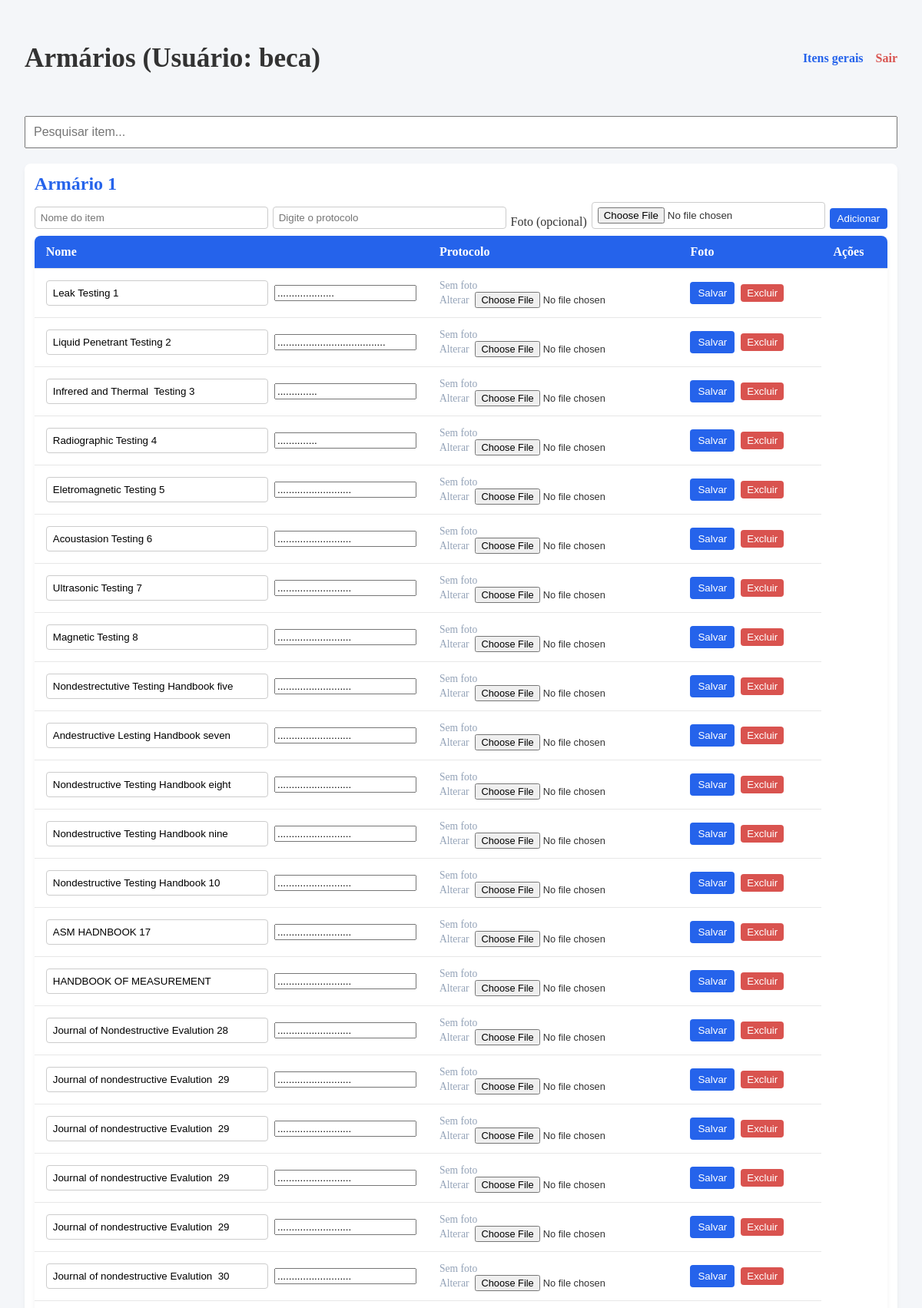
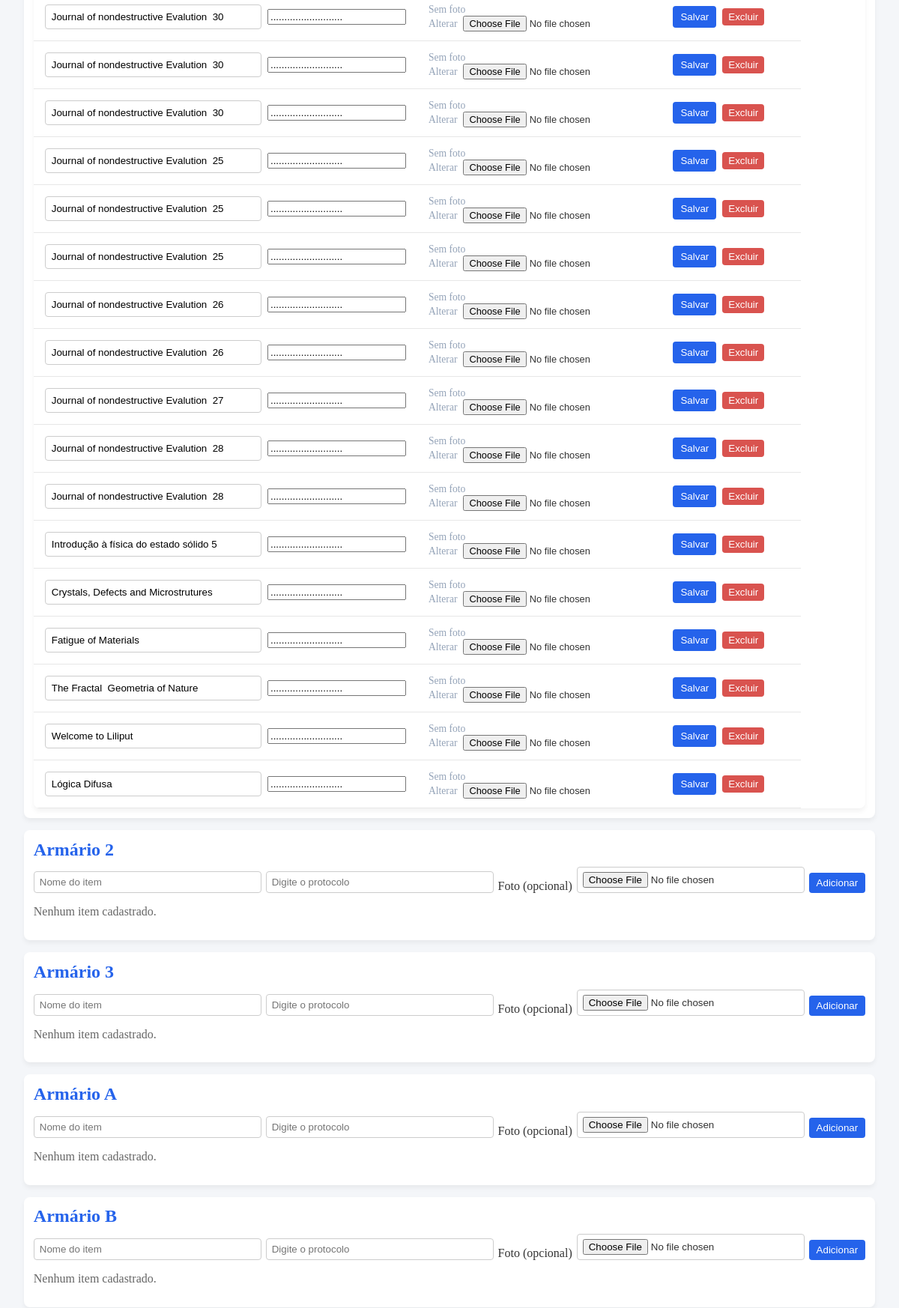
Screenshot of /armarios (signed in, upper part) with the database file from the repository (2 pictures, top to bottom).
### tables this page shows
CREATE TABLE itens_armario (
            id INTEGER PRIMARY KEY AUTOINCREMENT,
            armario_id INTEGER NOT NULL,
            nome_item TEXT NOT NULL, imagem TEXT, protocolo TEXT DEFAULT '',
            FOREIGN KEY (armario_id) REFERENCES armarios(id)
        );

CREATE TABLE armarios (
            id INTEGER PRIMARY KEY AUTOINCREMENT,
            nome TEXT NOT NULL UNIQUE
        , imagem TEXT, protocolo TEXT DEFAULT '');

### app.py (the view)
@app.route('/armarios')
def armarios_page():
    if 'usuario' not in session:
        return redirect(url_for('login_page'))
    armarios = listar_armarios_com_itens()
    return render_template('armarios.html', armarios=armarios, usuario=session['usuario'])

### database.py (called while the page is built)
def listar_armarios_com_itens():
    conexao = sqlite3.connect("estoque.db")
    cursor = conexao.cursor()
    cursor.execute(
        """
        SELECT a.id, a.nome, ia.id, ia.nome_item, ia.imagem, ia.protocolo
        FROM armarios AS a
        LEFT JOIN itens_armario AS ia ON ia.armario_id = a.id
        ORDER BY a.id, ia.id
        """
    )
    armarios = {}
    for armario_id, nome, item_id, nome_item, imagem, protocolo in cursor.fetchall():
        if armario_id not in armarios:
            armarios[armario_id] = {"id": armario_id, "nome": nome, "itens": []}
        if item_id is not None:
            armarios[armario_id]["itens"].append(
                {"id": item_id, "nome": nome_item, "imagem": imagem, "protocolo": protocolo}
            )
    conexao.close()
    return list(armarios.values())

### templates/armarios.html (shortened to what this page needs)
<!DOCTYPE html>
<html lang="pt-br">
<head>
</head>
<body>
    <div class="header-bar">
        <h1>Armários (Usuário: <b>{{ usuario }}</b>)</h1>
        <div class="header-links">
            <a class="dashboard-link" href="{{ url_for('dashboard') }}">Itens gerais</a>
            <a class="logout-link" href="{{ url_for('logout') }}">Sair</a>
        </div>
    </div>
    <div style="margin-bottom: 20px;">
        <input type="text" id="inputPesquisaGeral" onkeyup="filtrarGeral()" placeholder="Pesquisar item..." style="width:100%; padding: 10px; font-size: 16px;"/>
    </div>
    <div class="armarios-grid">
        {% for armario in armarios %}
        <section class="armario-card">
            <h2>{{ armario.nome }}</h2>
            <form class="armario-form" action="{{ url_for('novo_item_armario', armario_id=armario.id) }}" method="post" enctype="multipart/form-data">
                <input type="text" name="nome_item" placeholder="Nome do item" required>
                 <input type="string" name="protocolo" placeholder="Digite o protocolo" required>
                   Foto (opcional)
                    <input type="file" name="imagem" accept=".jpg,.jpeg,.png,.webp,.gif">
                <button type="submit" class="btn-primary">Adicionar</button>
            </form>
            {% if armario.itens %}
            <table class="armario-itens">
                <thead>
                    <tr>
                        <th>Nome</th>
                        <th>Protocolo</th>
                        <th>Foto</th>
                        <th>Ações</th>
                    </tr>
                </thead>
                <tbody>
                {% for item_armario in armario.itens %}
                <tr>
                    <td>
                        <form id="editar-item-{{ item_armario.id }}" class="item-edit-form" action="{{ url_for('editar_item_armario_rota', item_id=item_armario.id) }}" method="post" enctype="multipart/form-data">
                            <input type="text" name="nome_item" value="{{ item_armario.nome }}" required>
                            <input type="string" name="protocolo_item" value="{{ item_armario.protocolo }}" required>
                        </form>
                    </td>
                    <td>
                        {% if item_armario.imagem %}
                            <img class="item-foto" src="{{ url_for('static', filename='upload/' ~ item_armario.imagem) }}" alt="Foto de {{ item_armario.nome }}">
                        {% else %}
                            <span class="sem-foto">Sem foto</span>
                        {% endif %}
                        <label class="foto-editar">
                            <span class="sem-foto">Alterar</span>
                            <input form="editar-item-{{ item_armario.id }}" type="file" name="imagem" accept=".jpg,.jpeg,.png,.webp,.gif" aria-label="Escolher foto para {{ item_armario.nome }}">
                        </label>
                    </td>
                    <td>
                        <div class="acoes">
                            <button form="editar-item-{{ item_armario.id }}" type="submit" class="btn-primary">Salvar</button>
                            <form class="inline-form" action="{{ url_for('excluir_item_armario_rota', item_id=item_armario.id) }}" method="post">
                                <button type="submit" class="btn-danger">Excluir</button>
                            </form>
                        </div>
                    </td>
                </tr>
                {% endfor %}
                </tbody>
            </table>
            {% else %}
            <p class="vazio">Nenhum item cadastrado.</p>
            {% endif %}
        </section>
        {% endfor %}
    </div>
</body>
</html>

### templates/armarios.html (style rules this page uses)
* { box-sizing: border-box; }
body { margin: 0; padding: 2rem; background: #f4f6f9; color: #333; font-family: Cambria, Cochin, Georgia, Times, 'Times New Roman', serif; }
h1 { font-size: clamp(1.5rem, 3vw, 2.2rem); }
.header-bar { display: flex; justify-content: space-between; align-items: center; gap: 1rem; margin-bottom: 2rem; }
.header-links { display: flex; gap: 1rem; }
.header-links a { font-weight: bold; text-decoration: none; }
.dashboard-link { color: #2563eb; }
.logout-link { color: #d9534f; }
.armarios-grid { display: grid; grid-template-columns: 1fr; gap: 1rem; }
.armario-card { background: #fff; padding: 0.8rem; border-radius: 8px; box-shadow: 0 4px 6px rgba(0,0,0,0.05); }
.armario-card h2 { margin-top: 0; margin-bottom: 0.6rem; color: #2563eb; }
.armario-form { display: flex; flex-wrap: wrap; gap: 6px; margin-bottom: 0.6rem; align-items: end; }
.armario-form input { flex: 150px; min-width: 0; padding: 6px 7px; border: 1px solid #ccc; border-radius: 4px; }
.armario-form button { flex-shrink: 0; padding: 6px 10px; }
.sem-foto { color: #94a3b8; font-size: 0.85rem; }
.btn-primary, .btn-danger { border: none; color: white; padding: 7px 10px; border-radius: 4px; cursor: pointer; }
.btn-primary { background: #2563eb; }
.btn-danger { background: #d9534f; padding: 4px 8px; }
.armario-itens { width: 100%; border-collapse: collapse; background: #fff; border-radius: 8px; overflow: hidden; box-shadow: 0 4px 6px rgba(0,0,0,0.05); }
.armario-itens th, .armario-itens td { padding: 12px 15px; text-align: left; border-bottom: 1px solid #e7e7e7; }
.armario-itens th { background: #2563eb; color: #fff; }
.armario-itens td input[type="text"] { width: 100%; min-width: 130px; padding: 8px; border: 1px solid #ccc; border-radius: 4px; }
.item-edit-form { display: flex; align-items: center; gap: 8px; }
.foto-editar { display: flex; align-items: center; gap: 8px; min-width: 150px; }
.foto-editar input { max-width: 190px; font-size: 0.8rem; }
.acoes { display: flex; gap: 8px; align-items: center; }
.inline-form { margin: 0; }
.vazio { color: #666; }

### rows the page displays
itens_armario: nome "Armário 1", nome_item "Leak Testing 1", protocolo_item "...................."
itens_armario: nome_item "Liquid Penetrant Testing 2", protocolo_item "......................................"
itens_armario: nome_item "Infrered and Thermal Testing 3", protocolo_item ".............."
itens_armario: nome_item "Radiographic Testing 4", protocolo_item ".............."
itens_armario: nome_item "Eletromagnetic Testing 5", protocolo_item ".........................."
itens_armario: nome_item "Acoustasion Testing 6", protocolo_item ".........................."
itens_armario: nome_item "Ultrasonic Testing 7", protocolo_item ".........................."
itens_armario: nome_item "Magnetic Testing 8", protocolo_item ".........................."
itens_armario: nome_item "Nondestrectutive Testing Handbook five", protocolo_item ".........................."
itens_armario: nome_item "Andestructive Lesting Handbook seven", protocolo_item ".........................."
itens_armario: nome_item "Nondestructive Testing Handbook eight", protocolo_item ".........................."
itens_armario: nome_item "Nondestructive Testing Handbook nine", protocolo_item ".........................."
itens_armario: nome_item "Nondestructive Testing Handbook 10", protocolo_item ".........................."
itens_armario: nome_item "ASM HADNBOOK 17", protocolo_item ".........................."
itens_armario: nome_item "HANDBOOK OF MEASUREMENT", protocolo_item ".........................."
itens_armario: nome_item "Journal of Nondestructive Evalution 28", protocolo_item ".........................."
itens_armario: nome_item "Journal of nondestructive Evalution 29", protocolo_item ".........................."
itens_armario: nome_item "Journal of nondestructive Evalution 29", protocolo_item ".........................."
itens_armario: nome_item "Journal of nondestructive Evalution 29", protocolo_item ".........................."
itens_armario: nome_item "Journal of nondestructive Evalution 29", protocolo_item ".........................."
itens_armario: nome_item "Journal of nondestructive Evalution 30", protocolo_item ".........................."
itens_armario: nome_item "Journal of nondestructive Evalution 30", protocolo_item ".........................."
itens_armario: nome_item "Journal of nondestructive Evalution 30", protocolo_item ".........................."
itens_armario: nome_item "Journal of nondestructive Evalution 30", protocolo_item ".........................."
itens_armario: nome_item "Journal of nondestructive Evalution 25", protocolo_item ".........................."
itens_armario: nome_item "Journal of nondestructive Evalution 25", protocolo_item ".........................."
itens_armario: nome_item "Journal of nondestructive Evalution 25", protocolo_item ".........................."
itens_armario: nome_item "Journal of nondestructive Evalution 26", protocolo_item ".........................."
itens_armario: nome_item "Journal of nondestructive Evalution 26", protocolo_item ".........................."
itens_armario: nome_item "Journal of nondestructive Evalution 27", protocolo_item ".........................."
itens_armario: nome_item "Journal of nondestructive Evalution 28", protocolo_item ".........................."
itens_armario: nome_item "Journal of nondestructive Evalution 28", protocolo_item ".........................."
itens_armario: nome_item "Introdução à física do estado sólido 5", protocolo_item ".........................."
itens_armario: nome_item "Crystals, Defects and Microstrutures", protocolo_item ".........................."
itens_armario: nome_item "Fatigue of Materials", protocolo_item ".........................."
itens_armario: nome_item "The Fractal Geometria of Nature", protocolo_item ".........................."
itens_armario: nome_item "Welcome to Liliput", protocolo_item ".........................."
itens_armario: nome_item "Lógica Difusa", protocolo_item ".........................."
armarios: nome "Armário 2", shows "Nenhum item cadastrado."
armarios: nome "Armário 3", shows "Nenhum item cadastrado."
armarios: nome "Armário A", shows "Nenhum item cadastrado."
armarios: nome "Armário B", shows "Nenhum item cadastrado."

### other values shown
{{ usuario }} "beca"
